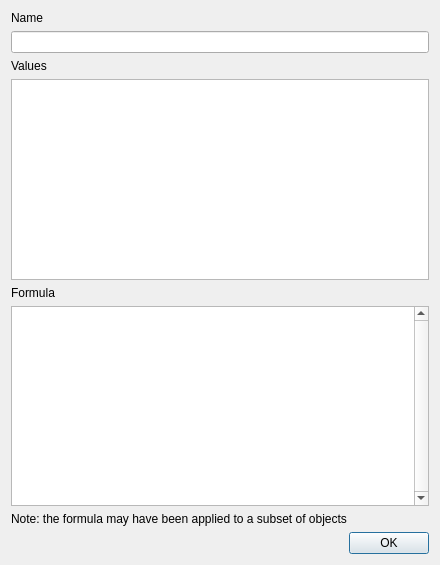
<?xml version="1.0" encoding="UTF-8"?>
<ui version="4.0">
 <class>CColumnPropertiesDlg</class>
 <widget class="QDialog" name="CColumnPropertiesDlg">
  <property name="geometry">
   <rect>
    <x>0</x>
    <y>0</y>
    <width>440</width>
    <height>565</height>
   </rect>
  </property>
  <property name="windowTitle">
   <string>Attribute Properties</string>
  </property>
  <layout class="QVBoxLayout">
   <item>
    <layout class="QVBoxLayout">
     <item>
      <widget class="QLabel" name="c_name_text">
       <property name="text">
        <string>Name</string>
       </property>
      </widget>
     </item>
     <item>
      <widget class="QLineEdit" name="c_name">
       <property name="readOnly">
        <bool>true</bool>
       </property>
      </widget>
     </item>
    </layout>
   </item>
   <item>
    <layout class="QVBoxLayout">
     <item>
      <widget class="QLabel">
       <property name="text">
        <string>Values</string>
       </property>
      </widget>
     </item>
     <item>
      <widget class="QTableWidget" name="c_summary"/>
     </item>
    </layout>
   </item>
   <item>
    <layout class="QVBoxLayout">
     <item>
      <widget class="QLabel" name="c_formula_note">
       <property name="text">
        <string>Formula</string>
       </property>
      </widget>
     </item>
     <item>
      <widget class="QTextEdit" name="c_formula">
       <property name="verticalScrollBarPolicy">
        <enum>Qt::ScrollBarAlwaysOn</enum>
       </property>
       <property name="readOnly">
        <bool>true</bool>
       </property>
      </widget>
     </item>
    </layout>
   </item>
   <item>
    <widget class="QLabel">
     <property name="text">
      <string>Note: the formula may have been applied to a subset of objects</string>
     </property>
    </widget>
   </item>
   <item>
    <layout class="QHBoxLayout">
     <item>
      <spacer name="horizontalSpacer">
       <property name="orientation">
        <enum>Qt::Horizontal</enum>
       </property>
       <property name="sizeHint" stdset="0">
        <size>
         <width>248</width>
         <height>20</height>
        </size>
       </property>
      </spacer>
     </item>
     <item>
      <widget class="QPushButton" name="c_ok">
       <property name="text">
        <string>OK</string>
       </property>
      </widget>
     </item>
    </layout>
   </item>
  </layout>
 </widget>
 <resources/>
 <connections>
  <connection>
   <sender>c_ok</sender>
   <signal>clicked()</signal>
   <receiver>CColumnPropertiesDlg</receiver>
   <slot>OnOK()</slot>
   <hints>
    <hint type="sourcelabel">
     <x>339</x>
     <y>527</y>
    </hint>
    <hint type="destinationlabel">
     <x>224</x>
     <y>517</y>
    </hint>
   </hints>
  </connection>
 </connections>
 <slots>
  <slot>OnOK()</slot>
 </slots>
</ui>
